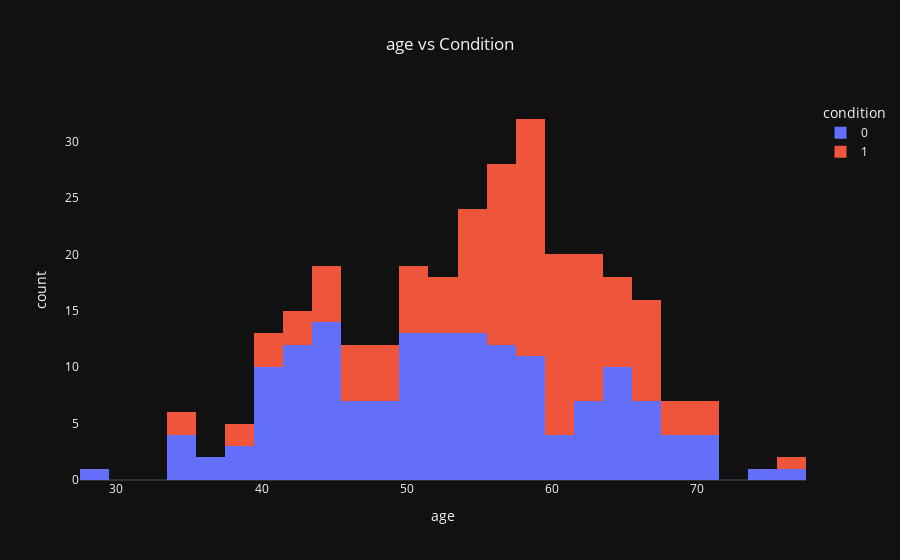
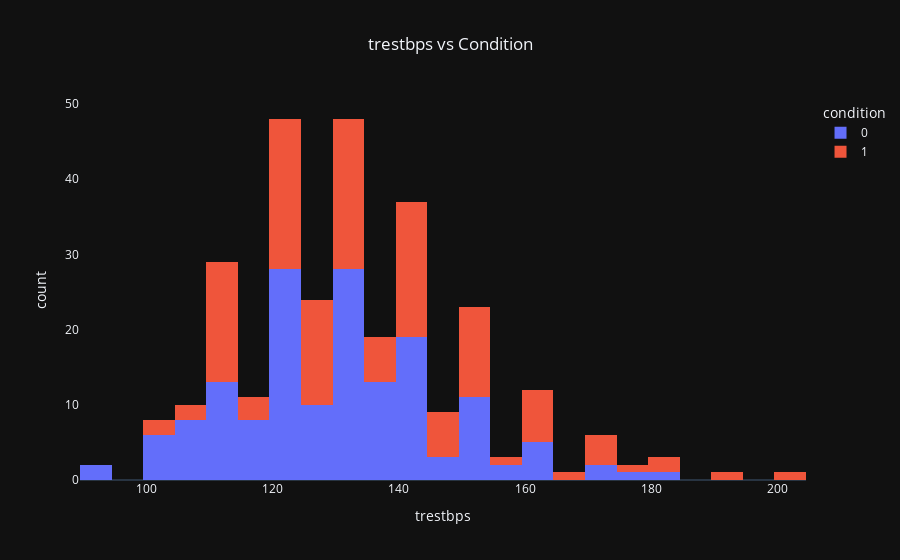
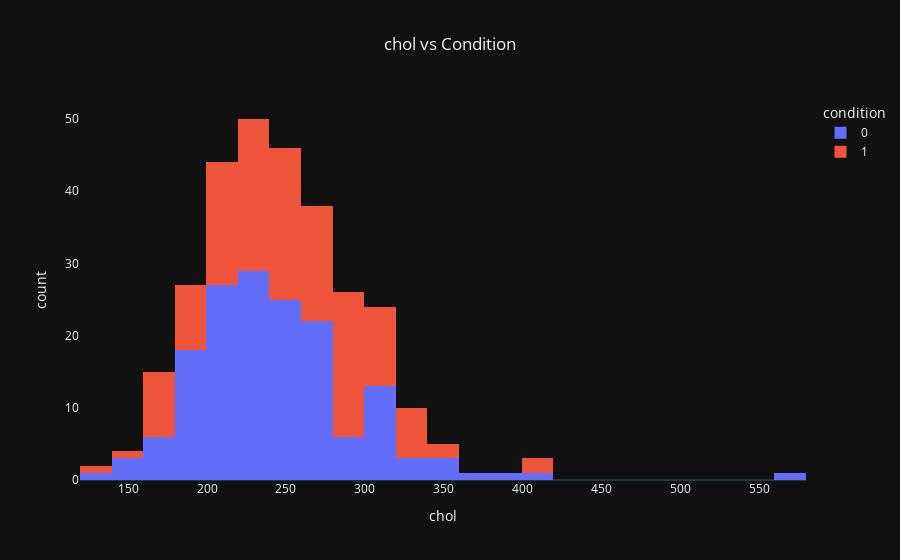
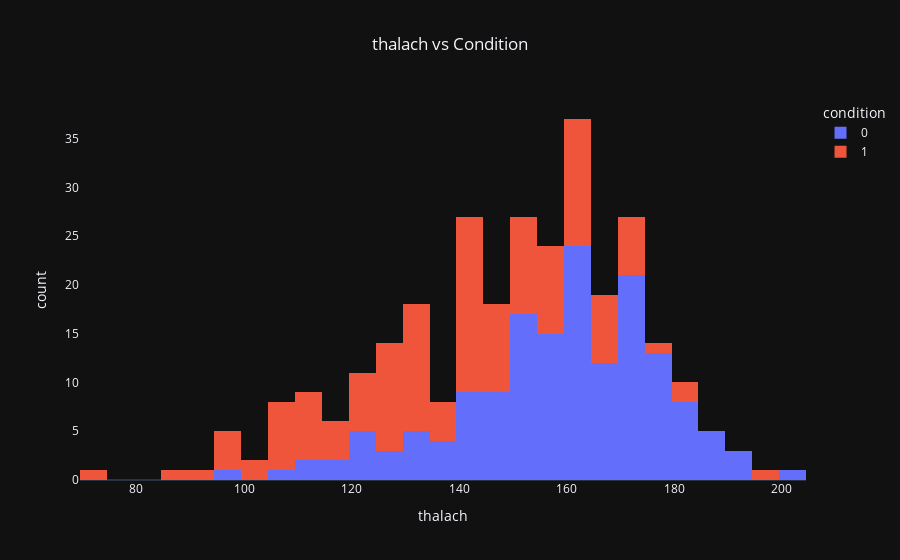

Here is the notebook cell these charts were saved with, in order:
### Code cell
col_list = ["age","trestbps","chol","thalach","oldpeak"]
for col in col_list:
    histogram_visualization(col)

### Figure 1 — Plotly figure (JSON) as saved in the notebook; plotly's stock layout.template omitted (floating-point values rounded to 4 significant figures; data arrays with more than 128 entries replaced by an {"elided": "..."} marker saying what was removed)
{"data": [{"alignmentgroup": "True", "bingroup": "x", "hovertemplate": "condition=0<br>age=%{x}<br>count=%{y}<extra></extra>", "legendgroup": "0", "marker": {"color": "#636efa", "pattern": {"shape": ""}}, "name": "0", "offsetgroup": "0", "orientation": "v", "showlegend": true, "type": "histogram", "x": {"elided": "160 int values"}, "xaxis": "x", "yaxis": "y"}, {"alignmentgroup": "True", "bingroup": "x", "hovertemplate": "condition=1<br>age=%{x}<br>count=%{y}<extra></extra>", "legendgroup": "1", "marker": {"color": "#EF553B", "pattern": {"shape": ""}}, "name": "1", "offsetgroup": "1", "orientation": "v", "showlegend": true, "type": "histogram", "x": {"elided": "137 int values"}, "xaxis": "x", "yaxis": "y"}], "layout": {"barmode": "relative", "legend": {"title": {"text": "condition"}, "tracegroupgap": 0}, "title": {"text": "age vs Condition", "x": 0.5}, "xaxis": {"anchor": "y", "domain": [0, 1], "showgrid": false, "title": {"text": "age"}}, "yaxis": {"anchor": "x", "domain": [0, 1], "showgrid": false, "title": {"text": "count"}}}}

### Figure 2 — Plotly figure (JSON) as saved in the notebook; plotly's stock layout.template omitted (floating-point values rounded to 4 significant figures; data arrays with more than 128 entries replaced by an {"elided": "..."} marker saying what was removed)
{"data": [{"alignmentgroup": "True", "bingroup": "x", "hovertemplate": "condition=0<br>trestbps=%{x}<br>count=%{y}<extra></extra>", "legendgroup": "0", "marker": {"color": "#636efa", "pattern": {"shape": ""}}, "name": "0", "offsetgroup": "0", "orientation": "v", "showlegend": true, "type": "histogram", "x": {"elided": "160 int values"}, "xaxis": "x", "yaxis": "y"}, {"alignmentgroup": "True", "bingroup": "x", "hovertemplate": "condition=1<br>trestbps=%{x}<br>count=%{y}<extra></extra>", "legendgroup": "1", "marker": {"color": "#EF553B", "pattern": {"shape": ""}}, "name": "1", "offsetgroup": "1", "orientation": "v", "showlegend": true, "type": "histogram", "x": {"elided": "137 int values"}, "xaxis": "x", "yaxis": "y"}], "layout": {"barmode": "relative", "legend": {"title": {"text": "condition"}, "tracegroupgap": 0}, "title": {"text": "trestbps vs Condition", "x": 0.5}, "xaxis": {"anchor": "y", "domain": [0, 1], "showgrid": false, "title": {"text": "trestbps"}}, "yaxis": {"anchor": "x", "domain": [0, 1], "showgrid": false, "title": {"text": "count"}}}}

### Figure 3 — Plotly figure (JSON) as saved in the notebook; plotly's stock layout.template omitted (floating-point values rounded to 4 significant figures; data arrays with more than 128 entries replaced by an {"elided": "..."} marker saying what was removed)
{"data": [{"alignmentgroup": "True", "bingroup": "x", "hovertemplate": "condition=0<br>chol=%{x}<br>count=%{y}<extra></extra>", "legendgroup": "0", "marker": {"color": "#636efa", "pattern": {"shape": ""}}, "name": "0", "offsetgroup": "0", "orientation": "v", "showlegend": true, "type": "histogram", "x": {"elided": "160 int values"}, "xaxis": "x", "yaxis": "y"}, {"alignmentgroup": "True", "bingroup": "x", "hovertemplate": "condition=1<br>chol=%{x}<br>count=%{y}<extra></extra>", "legendgroup": "1", "marker": {"color": "#EF553B", "pattern": {"shape": ""}}, "name": "1", "offsetgroup": "1", "orientation": "v", "showlegend": true, "type": "histogram", "x": {"elided": "137 int values"}, "xaxis": "x", "yaxis": "y"}], "layout": {"barmode": "relative", "legend": {"title": {"text": "condition"}, "tracegroupgap": 0}, "title": {"text": "chol vs Condition", "x": 0.5}, "xaxis": {"anchor": "y", "domain": [0, 1], "showgrid": false, "title": {"text": "chol"}}, "yaxis": {"anchor": "x", "domain": [0, 1], "showgrid": false, "title": {"text": "count"}}}}

### Figure 4 — Plotly figure (JSON) as saved in the notebook; plotly's stock layout.template omitted (floating-point values rounded to 4 significant figures; data arrays with more than 128 entries replaced by an {"elided": "..."} marker saying what was removed)
{"data": [{"alignmentgroup": "True", "bingroup": "x", "hovertemplate": "condition=0<br>thalach=%{x}<br>count=%{y}<extra></extra>", "legendgroup": "0", "marker": {"color": "#636efa", "pattern": {"shape": ""}}, "name": "0", "offsetgroup": "0", "orientation": "v", "showlegend": true, "type": "histogram", "x": {"elided": "160 int values"}, "xaxis": "x", "yaxis": "y"}, {"alignmentgroup": "True", "bingroup": "x", "hovertemplate": "condition=1<br>thalach=%{x}<br>count=%{y}<extra></extra>", "legendgroup": "1", "marker": {"color": "#EF553B", "pattern": {"shape": ""}}, "name": "1", "offsetgroup": "1", "orientation": "v", "showlegend": true, "type": "histogram", "x": {"elided": "137 int values"}, "xaxis": "x", "yaxis": "y"}], "layout": {"barmode": "relative", "legend": {"title": {"text": "condition"}, "tracegroupgap": 0}, "title": {"text": "thalach vs Condition", "x": 0.5}, "xaxis": {"anchor": "y", "domain": [0, 1], "showgrid": false, "title": {"text": "thalach"}}, "yaxis": {"anchor": "x", "domain": [0, 1], "showgrid": false, "title": {"text": "count"}}}}
